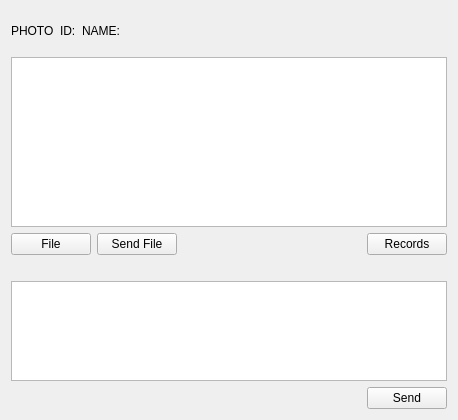
<?xml version="1.0" encoding="UTF-8"?>
<ui version="4.0">
 <class>private_chat</class>
 <widget class="QWidget" name="private_chat">
  <property name="geometry">
   <rect>
    <x>0</x>
    <y>0</y>
    <width>458</width>
    <height>420</height>
   </rect>
  </property>
  <property name="windowTitle">
   <string>private_chat</string>
  </property>
  <layout class="QVBoxLayout" name="verticalLayout_2">
   <item>
    <layout class="QVBoxLayout" name="verticalLayout">
     <item>
      <layout class="QHBoxLayout" name="horizontalLayout">
       <item>
        <widget class="QLabel" name="photo">
         <property name="minimumSize">
          <size>
           <width>40</width>
           <height>40</height>
          </size>
         </property>
         <property name="text">
          <string>PHOTO</string>
         </property>
        </widget>
       </item>
       <item>
        <widget class="QLabel" name="id">
         <property name="text">
          <string>ID:</string>
         </property>
        </widget>
       </item>
       <item>
        <widget class="QLabel" name="name">
         <property name="text">
          <string>NAME:</string>
         </property>
        </widget>
       </item>
       <item>
        <spacer name="verticalSpacer">
         <property name="orientation">
          <enum>Qt::Vertical</enum>
         </property>
         <property name="sizeHint" stdset="0">
          <size>
           <width>20</width>
           <height>30</height>
          </size>
         </property>
        </spacer>
       </item>
       <item>
        <spacer name="horizontalSpacer_2">
         <property name="orientation">
          <enum>Qt::Horizontal</enum>
         </property>
         <property name="sizeHint" stdset="0">
          <size>
           <width>40</width>
           <height>20</height>
          </size>
         </property>
        </spacer>
       </item>
      </layout>
     </item>
     <item>
      <layout class="QHBoxLayout" name="horizontalLayout_3">
       <item>
        <widget class="QTextBrowser" name="chat_browser">
         <property name="minimumSize">
          <size>
           <width>400</width>
           <height>170</height>
          </size>
         </property>
        </widget>
       </item>
      </layout>
     </item>
     <item>
      <layout class="QHBoxLayout" name="horizontalLayout_2">
       <item>
        <widget class="QPushButton" name="file">
         <property name="text">
          <string>File</string>
         </property>
        </widget>
       </item>
       <item>
        <widget class="QPushButton" name="sendfile">
         <property name="text">
          <string>Send File</string>
         </property>
        </widget>
       </item>
       <item>
        <spacer name="horizontalSpacer">
         <property name="orientation">
          <enum>Qt::Horizontal</enum>
         </property>
         <property name="sizeHint" stdset="0">
          <size>
           <width>40</width>
           <height>20</height>
          </size>
         </property>
        </spacer>
       </item>
       <item>
        <widget class="QPushButton" name="records">
         <property name="text">
          <string>Records</string>
         </property>
        </widget>
       </item>
      </layout>
     </item>
     <item>
      <widget class="QLabel" name="filename">
       <property name="text">
        <string/>
       </property>
      </widget>
     </item>
     <item>
      <layout class="QHBoxLayout" name="horizontalLayout_4">
       <item>
        <widget class="QTextEdit" name="textedit">
         <property name="minimumSize">
          <size>
           <width>0</width>
           <height>50</height>
          </size>
         </property>
        </widget>
       </item>
      </layout>
     </item>
     <item>
      <layout class="QHBoxLayout" name="horizontalLayout_6">
       <item>
        <spacer name="horizontalSpacer_3">
         <property name="orientation">
          <enum>Qt::Horizontal</enum>
         </property>
         <property name="sizeHint" stdset="0">
          <size>
           <width>40</width>
           <height>20</height>
          </size>
         </property>
        </spacer>
       </item>
       <item>
        <widget class="QPushButton" name="send">
         <property name="text">
          <string>Send</string>
         </property>
        </widget>
       </item>
      </layout>
     </item>
    </layout>
   </item>
  </layout>
 </widget>
 <layoutdefault spacing="6" margin="11"/>
 <resources/>
 <connections/>
</ui>
